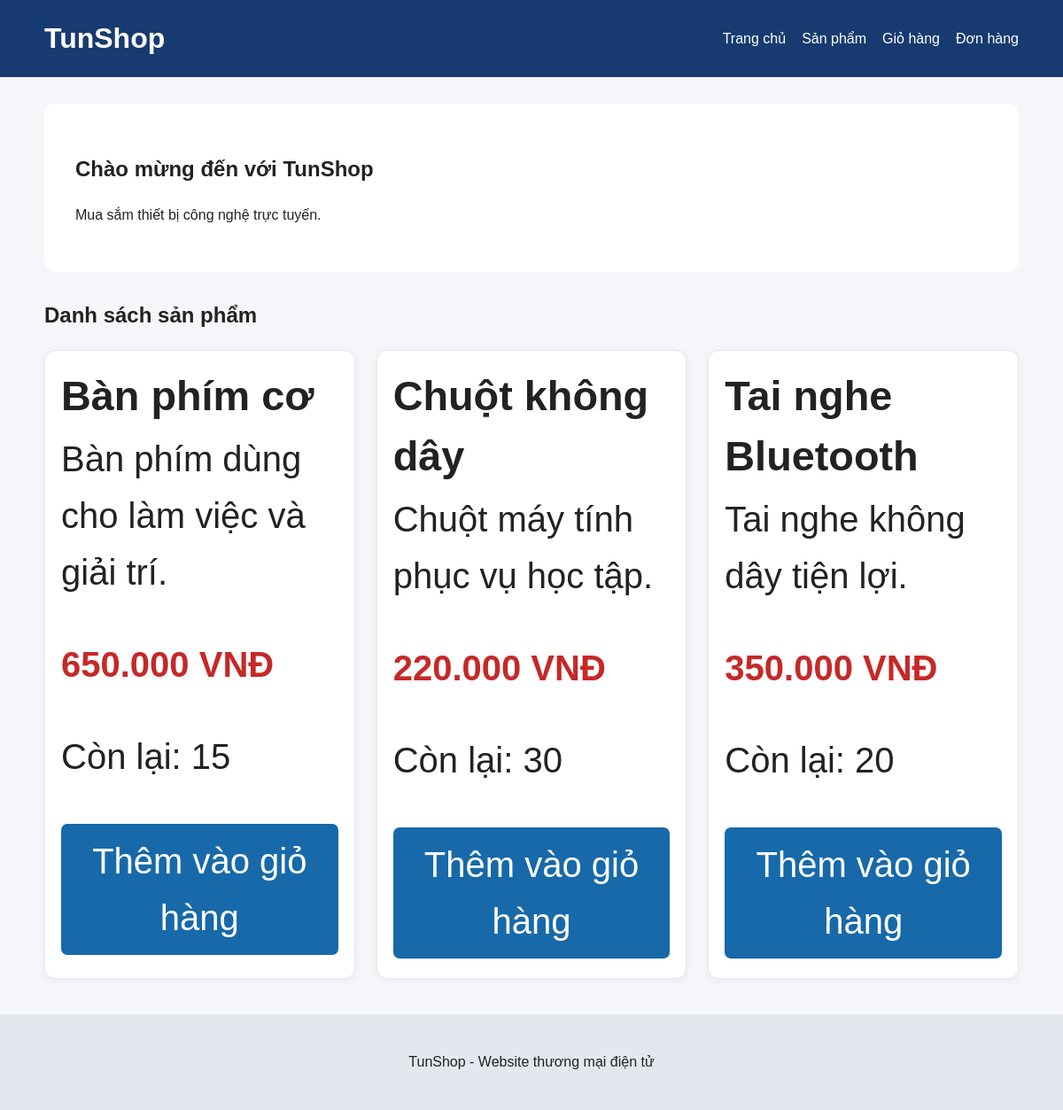
The app's page /app/public/index.php with its own data.
### tables this page shows
CREATE TABLE IF NOT EXISTS products (
    id INT AUTO_INCREMENT PRIMARY KEY,
    name VARCHAR(200) NOT NULL,
    description TEXT,
    price DECIMAL(12, 2) NOT NULL,
    stock INT NOT NULL DEFAULT 0,
    image VARCHAR(255) DEFAULT NULL,
    created_at TIMESTAMP DEFAULT CURRENT_TIMESTAMP,
    CHECK (price >= 0),
    CHECK (stock >= 0)
);

### app/src/Product.php (called while the page is built, shortened)
<?php
final class Product
{
    public function getAll(): array
    {
        $sql = "
            SELECT id, name, description, price, stock
            FROM products
            WHERE stock >= 0
            ORDER BY id DESC
        ";
        return $this->db->query($sql)->fetchAll();
    }
}

### app/public/index.php (the view, shortened to what this page needs)
<?php
require_once __DIR__ . '/../src/Product.php';
$db = Database::connect();
$productModel = new Product($db);
$products = $productModel->getAll();
function e(string $value): string
{
    return htmlspecialchars($value, ENT_QUOTES, 'UTF-8');
}
function formatPrice(int|float|string $price): string
{
    return number_format((float) $price, 0, ',', '.') . ' VNĐ';
}
?>
<!DOCTYPE html>
<html lang="vi">
<head>
    <link rel="stylesheet" href="style.css">
</head>
<body>
<header class="header">
    <div class="container header-content">
        <h1>TunShop</h1>
        <nav>
            <a href="index.php">Trang chủ</a>
            <a href="#products">Sản phẩm</a>
            <a href="cart.php">Giỏ hàng</a>
            <a href="orders.php">Đơn hàng</a>
        </nav>
    </div>
</header>
<main class="container">
    <section class="hero">
        <h2>Chào mừng đến với TunShop</h2>
        <p>Mua sắm thiết bị công nghệ trực tuyến.</p>
    </section>
    <section id="products">
        <h2>Danh sách sản phẩm</h2>
        <div class="product-grid">
            <?php foreach ($products as $product): ?>
                <article class="product-card">
                    <div class="product-icon"🛍/div>
                    <h3><?= e($product['name']) ?></h3>
                    <p><?= e($product['description'] ?? '') ?></p>
                    <p class="price">
                        <?= formatPrice($product['price']) ?>
                    </p>
                    <p>Còn lại: <?= (int) $product['stock'] ?></p>
                    <?php if ((int) $product['stock'] > 0): ?>
                        <form action="cart.php" method="post">
                            <button type="submit">Thêm vào giỏ hàng</button>
                        </form>
                    <?php else: ?>
                        <p>Hết hàng</p>
                    <?php endif; ?>
                </article>
            <?php endforeach; ?>
        </div>
    </section>
</main>
<footer class="footer">
    <p>TunShop - Website thương mại điện tử</p>
</footer>
</body>
</html>

### app/public/style.css (style rules this page uses)
* { box-sizing: border-box; }
body { margin: 0; font-family: Arial, sans-serif; background: #f4f6f9; color: #222; }
.container { width: min(1100px, 92%); margin: 0 auto; }
.header { background: #173b70; color: white; padding: 18px 0; }
.header-content { display: flex; align-items: center; justify-content: space-between; gap: 20px; flex-wrap: wrap; }
.header h1 { margin: 0; }
nav { display: flex; gap: 18px; flex-wrap: wrap; }
nav a { color: white; text-decoration: none; }
.hero { margin: 30px 0; padding: 35px; background: white; border-radius: 12px; }
.product-grid { display: grid; grid-template-columns: repeat( auto-fit, minmax(220px, 1fr) ); gap: 20px; margin: 20px 0 40px; }
.product-card { background: white; border-radius: 12px; padding: 22px; box-shadow: 0 2px 10px #0000000d; }
.product-icon { font-size: 40px; }
.price { color: #c62828; font-weight: bold; }
button { width: 100%; padding: 12px; border: 0; border-radius: 7px; background: #1769aa; color: white; cursor: pointer; }
.footer { text-align: center; padding: 25px; background: #e3e8ef; }
html { font-family: Arial, Helvetica, sans-serif; -webkit-text-size-adjust: 100%; }
body { font-family: Arial, Helvetica, sans-serif; font-size: 16px; line-height: 1.6; color: #222; margin: 0; }
button, input, select, textarea { font: inherit; }
.product-grid { display: grid; grid-template-columns: repeat(auto-fit, minmax(220px, 1fr)); gap: 24px; align-items: stretch; }
.product-card { min-width: 0; box-sizing: border-box; padding: 18px; border: 1px solid #e5e7eb; border-radius: 12px; background: #fff; display: flex; flex-direction: column; gap: 12px; }
.product-card h2, .product-card h3, .product-card p { overflow-wrap: anywhere; margin-top: 0; }
.product-card h2, .product-card h3 { line-height: 1.45; margin-bottom: 4px; }
button, .btn, a.btn { box-sizing: border-box; min-height: 42px; padding: 10px 16px; border-radius: 7px; cursor: pointer; }
.product-card button, .product-card .btn { margin: 4px 0; }
.product-card form { margin: 0; }

### records on screen
products: name "Bàn phím cơ", description "Bàn phím dùng cho làm việc và giải trí.", price "650.000 VNĐ", stock "15"
products: name "Chuột không dây", description "Chuột máy tính phục vụ học tập.", price "220.000 VNĐ", stock "30"
products: name "Tai nghe Bluetooth", description "Tai nghe không dây tiện lợi.", price "350.000 VNĐ", stock "20"
